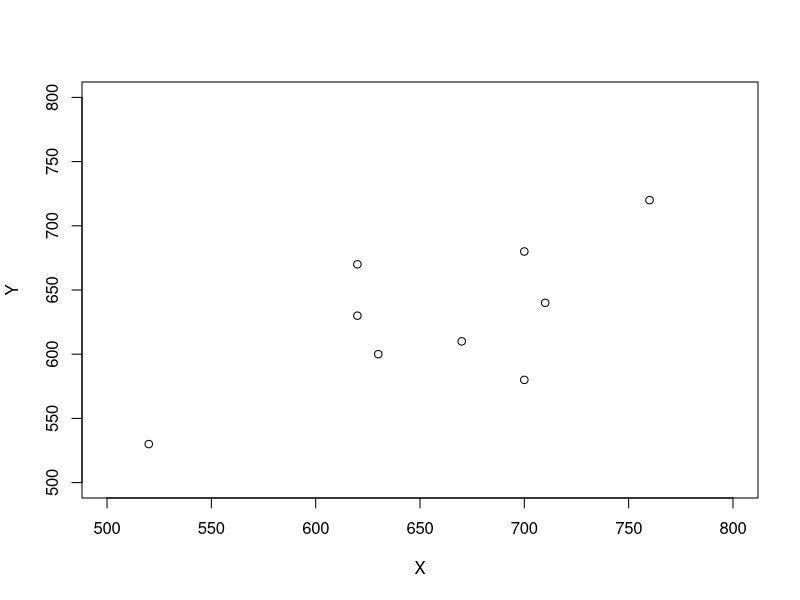

Reproduce this figure in R. (Note: this script raises an error after producing the figure.)
## ---- chunk 1
#| echo: false
#| fig-show: hold
#| out-width: 33%
x = c(520, 540, 620, 620, 630, 670, 700, 700, 710, 760)
y = c(530, 470, 670, 630, 600, 610, 680, 580, 640, 720)

# mean(x)
# mean(y)
# sx = sqrt(mean(x ^ 2) - mean(x) ^ 2); sx
# sy = sqrt(mean(y ^ 2) - mean(y) ^ 2); sy
# (mean(x * y) - mean(x) * mean(y)) / sx / sy
# sqrt(mean((x + y) ^ 2) - mean(x + y) ^ 2)
# sqrt(mean((x - y) ^ 2) - mean(x - y) ^ 2)

plot(x, y,
     xlim = c(500, 800),
     ylim = c(500, 800),
     xlab = "X", ylab = "Y")


ggplot(data.frame(x, y),
       aes(x = x + y ,
           y = 0)) +
  geom_point(shape = "|", size = 10) +
  scale_y_continuous(limits = c(0, 5), expand = c(0, 0)) +
  scale_x_continuous(limits = c(1000, 1500)) +
  theme_classic() +
  coord_fixed() +
  labs(x = "X + Y") +
  theme(axis.text.y=element_blank(),
        axis.title.y = element_blank(),
        axis.ticks.y=element_blank(),
        axis.line.y = element_blank()
  )


ggplot(data.frame(x, y),
       aes(x = x - y ,
           y = 0)) +
  geom_point(shape = "|", size = 10) +
  scale_y_continuous(limits = c(0, 5), expand = c(0, 0)) +
  scale_x_continuous(limits = c(-200, 300)) +
  theme_classic() +
  coord_fixed() +
  labs(x = "X - Y") +
  theme(axis.text.y=element_blank(),
        axis.title.y = element_blank(),
        axis.ticks.y=element_blank(),
        axis.line.y = element_blank()
  )
## ---- chunk 2
#| echo: false
#| fig-show: hold
#| out-width: 33%
y = c(680, 530, 630, 600, 720, 470, 670, 580, 640, 610)

# mean(x)
# mean(y)
# sx = sqrt(mean(x ^ 2) - mean(x) ^ 2); sx
# sy = sqrt(mean(y ^ 2) - mean(y) ^ 2); sy
# (mean(x * y) - mean(x) * mean(y)) / sx / sy
# sqrt(mean((x + y) ^ 2) - mean(x + y) ^ 2)
# sqrt(mean((x - y) ^ 2) - mean(x - y) ^ 2)

plot(x, y,
     xlim = c(500, 800),
     ylim = c(500, 800),
     xlab = "X", ylab = "Y")

ggplot(data.frame(x, y),
       aes(x = x + y ,
           y = 0)) +
  geom_point(shape = "|", size = 10) +
  scale_y_continuous(limits = c(0, 5), expand = c(0, 0)) +
  scale_x_continuous(limits = c(1000, 1500)) +
  theme_classic() +
  coord_fixed() +
  labs(x = "X + Y") +
  theme(axis.text.y=element_blank(),
        axis.title.y = element_blank(),
        axis.ticks.y=element_blank(),
        axis.line.y = element_blank()
  )


ggplot(data.frame(x, y),
       aes(x = x - y ,
           y = 0)) +
  geom_point(shape = "|", size = 10) +
  scale_y_continuous(limits = c(0, 5), expand = c(0, 0)) +
  scale_x_continuous(limits = c(-200, 300)) +
  theme_classic() +
  coord_fixed() +
  labs(x = "X - Y") +
  theme(axis.text.y=element_blank(),
        axis.title.y = element_blank(),
        axis.ticks.y=element_blank(),
        axis.line.y = element_blank()
  )
## ---- chunk 3
#| echo: false
#| fig-show: hold
#| out-width: 33%

y = c(720, 680, 670, 640, 630, 610, 600, 580, 530, 470)

# mean(x)
# mean(y)
# sx = sqrt(mean(x ^ 2) - mean(x) ^ 2); sx
# sy = sqrt(mean(y ^ 2) - mean(y) ^ 2); sy
# (mean(x * y) - mean(x) * mean(y)) / sx / sy
# sqrt(mean((x + y) ^ 2) - mean(x + y) ^ 2)
# sqrt(mean((x - y) ^ 2) - mean(x - y) ^ 2)

plot(x, y,
     xlim = c(500, 800),
     ylim = c(500, 800),
     xlab = "X", ylab = "Y")

ggplot(data.frame(x, y),
       aes(x = x + y ,
           y = 0)) +
  geom_point(shape = "|", size = 10) +
  scale_y_continuous(limits = c(0, 5), expand = c(0, 0)) +
  scale_x_continuous(limits = c(1000, 1500)) +
  theme_classic() +
  coord_fixed() +
  labs(x = "X + Y") +
  theme(axis.text.y=element_blank(),
        axis.title.y = element_blank(),
        axis.ticks.y=element_blank(),
        axis.line.y = element_blank()
  )


ggplot(data.frame(x, y),
       aes(x = x - y ,
           y = 0)) +
  geom_point(shape = "|", size = 10) +
  scale_y_continuous(limits = c(0, 5), expand = c(0, 0)) +
  scale_x_continuous(limits = c(-200, 300)) +
  theme_classic() +
  coord_fixed() +
  labs(x = "X - Y") +
  theme(axis.text.y=element_blank(),
        axis.title.y = element_blank(),
        axis.ticks.y=element_blank(),
        axis.line.y = element_blank()
  )
